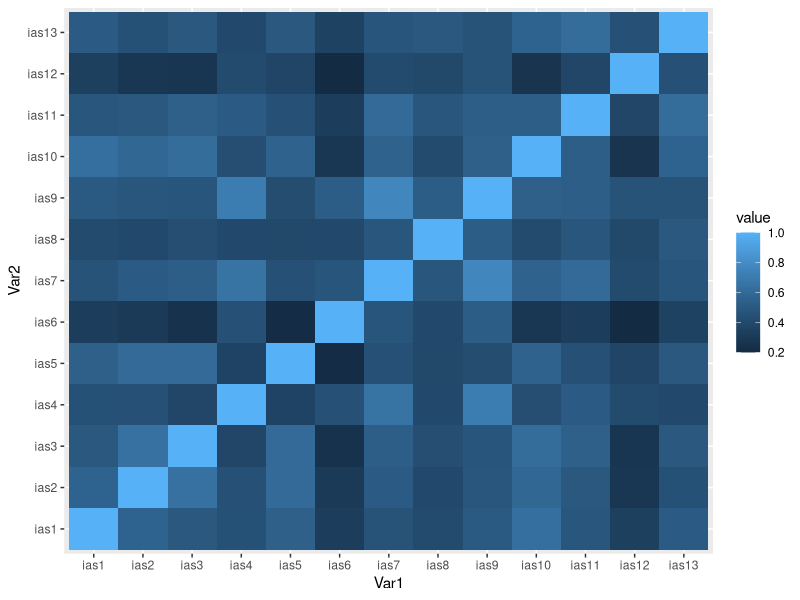
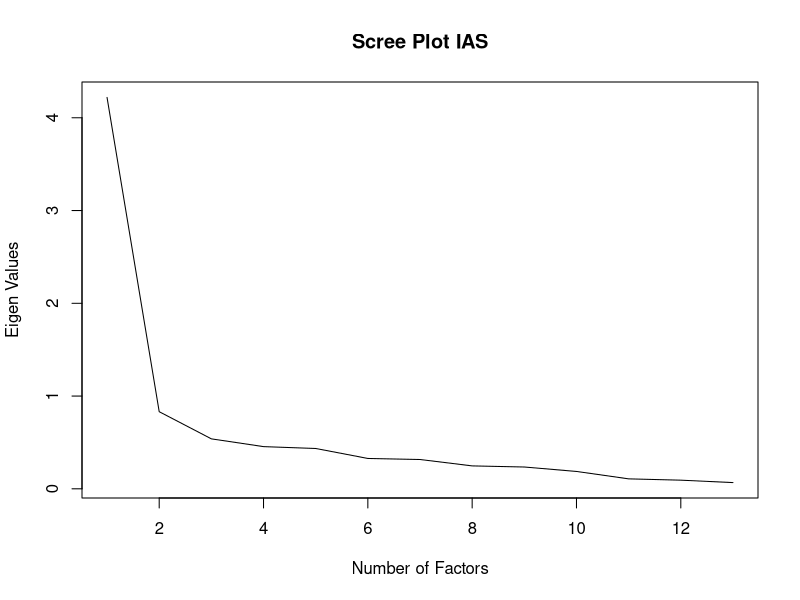
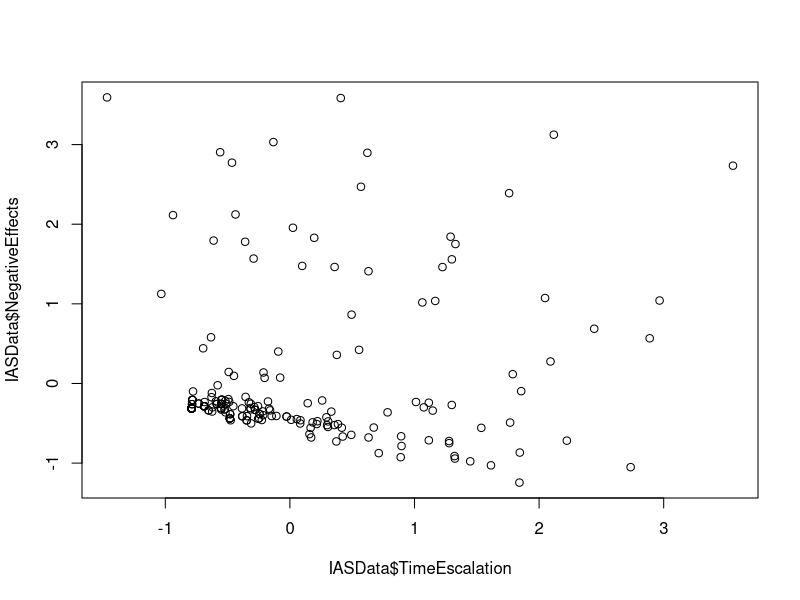
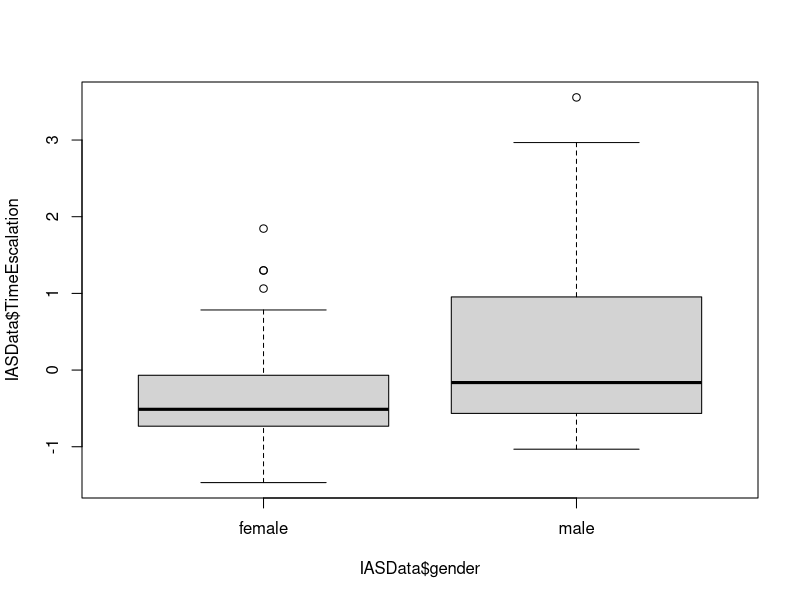
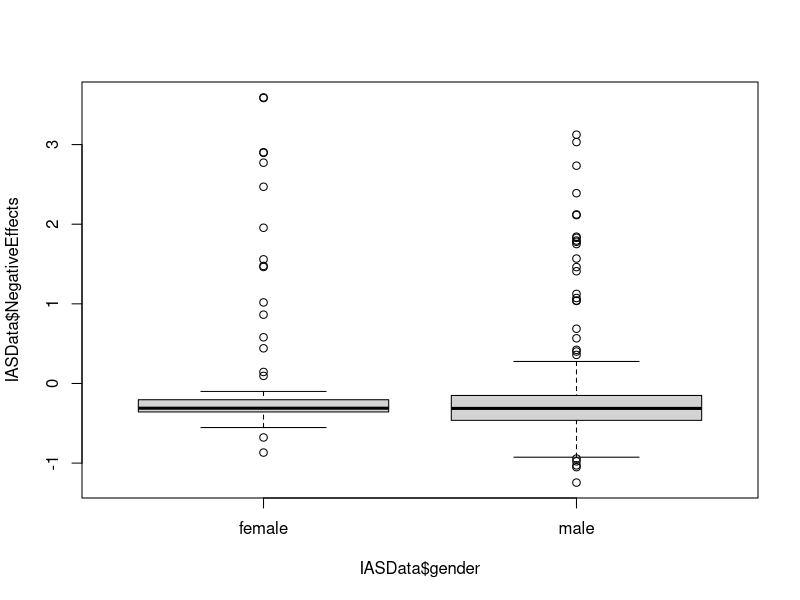

Recreate these plots in R, in order.
## ---- chunk 1
library(psych)
library(reshape2)
library(ggplot2)

IASData <- read.csv(file="IASDataset.csv")
## ---- chunk 2
dim(IASData)
head(IASData)
summary(IASData)
names(IASData)
cor(IASData[,c(1:13)])

# make heatmap
cormat <- round(cor(IASData[,c(1:13)]),2)

melted_cormat <- melt(cormat)
head(melted_cormat)

ggplot(data = melted_cormat, aes(x=Var1, y=Var2, fill=value)) + 
  geom_tile()

## ---- chunk 3
#factor estimation
EigenDecomp <- eigen(cov(IASData[,c(1:13)]))
EigenValues <- EigenDecomp$values
plot(EigenValues,main="Scree Plot IAS",type="l",xlab="Number of Factors",ylab="Eigen Values")
## ---- chunk 4
# 2: Estimate the factors using maximum likelihood
k<-2
EFA.kfactors <- factanal(IASData[,1:13], factors=k,
rotation="none")
EFA.kfactors$converged

# variables with a uniqueness > 0.8 are dropped from the analysis.
EFA.kfactors 
## ---- chunk 5
# Define number of factors sequence:
NrFactors <- 1:5
# Reserve space for p-values in memory, by creating an empty
# vector with Non-Availables (NA) of the same length as NrFactors:
pvals <- rep(NA,times=length(NrFactors))
for(k in NrFactors){
# Estimate k-factor model:
Estimation <- factanal(IASData[,1:13],factors=k,rotation="none")
pvals[k] <- Estimation$PVAL
}
# Evaluate pvals and convergence for NrFactors:
cbind(NrFactors,pvals)

# choose four factors and test convergence
EFA.kfactors <- factanal(IASData[,1:13], factors=2,rotation="varimax")
EFA.kfactors$converged
EFA.kfactors
## ---- chunk 6
print(EFA.kfactors, digits=2, cutoff=.2)
## ---- chunk 7

# 1: Compute the Cronbach’s alpha for the TimeEscalation factor
CalphaTimeEscalation <- psych::alpha(IASData[,c(1,2,3,5,10,11,13)])
CalphaTimeEscalation
## ---- chunk 8

CalphaTimeEscalation <- psych::alpha(IASData[,c(4, 6, 7, 8, 9, 12)])
CalphaTimeEscalation
## ---- chunk 9
# Create an artificial data.frame for illustration:
Data <- data.frame(IASData)
# Identify the number of observations in Data:
N <- dim(Data)[1]
# Create a random index vector:
shuffle.index <- sample(1:N,size=N/2)
# Shuffle the data:
IASData.Partition1 <- Data[shuffle.index,]
IASData.Partition2 <- Data[-shuffle.index,]


# choose four factors and test convergence
EFA.kfactors <- factanal(IASData.Partition1[,1:13], factors=2,rotation="varimax")
EFA.kfactors$converged
EFA.kfactors

# choose four factors and test convergence
EFA.kfactors <- factanal(IASData.Partition2[,1:13], factors=2,rotation="varimax")
EFA.kfactors$converged
EFA.kfactors
## ---- chunk 10
# 1: Compute factor scores
EFA.2factors <- factanal(IASData[,1:13], factors=2,
rotation="varimax", scores="regression")
FactorScores <- data.frame(EFA.2factors$scores)

IASData$TimeEscalation <- FactorScores$Factor1
IASData$NegativeEffects <- FactorScores$Factor2

plot(IASData$TimeEscalation,IASData$NegativeEffects)
boxplot(IASData$TimeEscalation ~ IASData$gender)
t.test(IASData$TimeEscalation ~ IASData$gender)
boxplot(IASData$NegativeEffects~IASData$gender)
t.test(IASData$NegativeEffects ~ IASData$gender)
